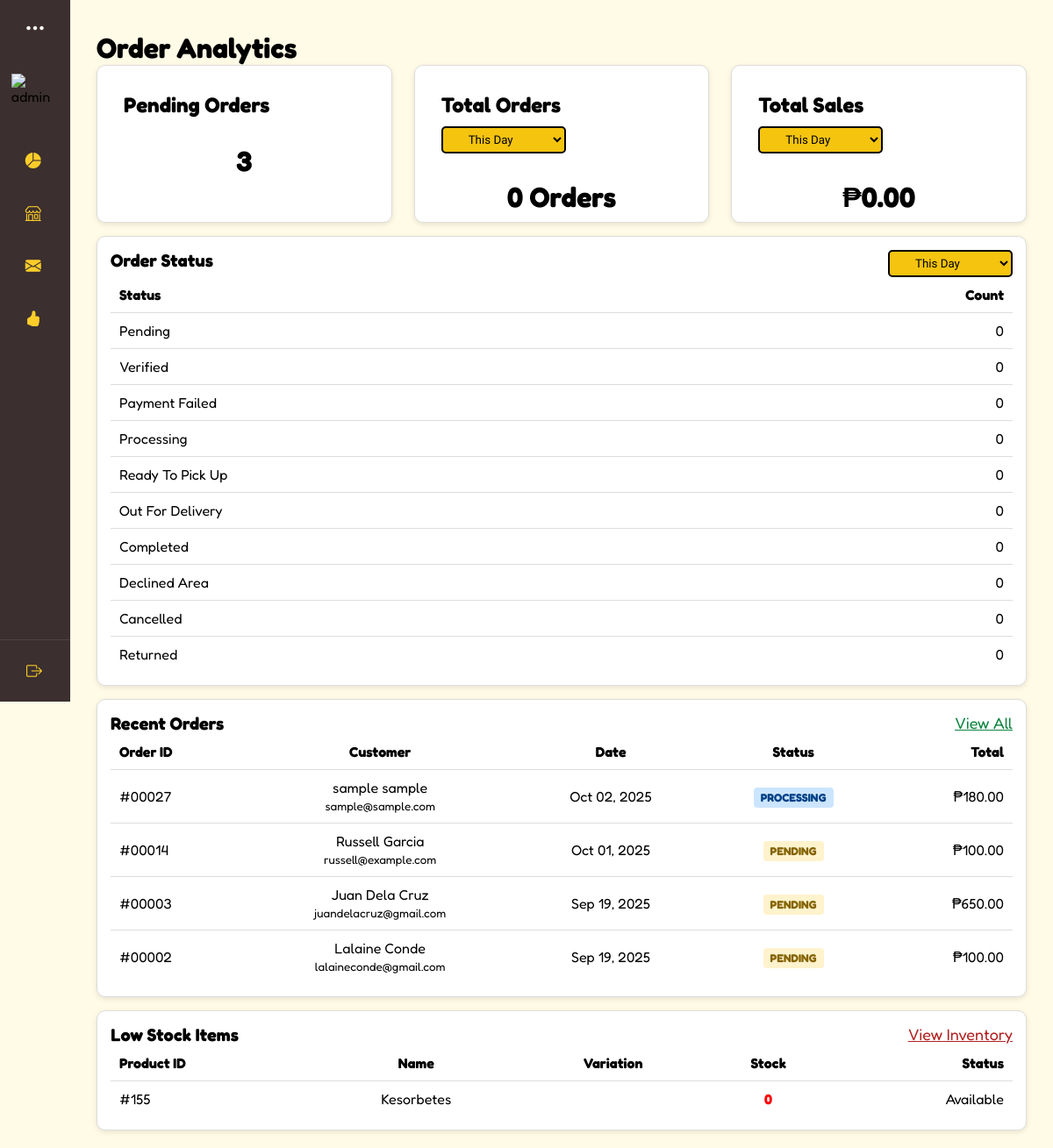
Screenshot of /interfaces/admin/index.php (signed in) with the database file from the repository.
### tables this page shows
CREATE TABLE `orders` (
  `o_id` int(11) NOT NULL,
  `c_id` int(11) NOT NULL,
  `handled_by` int(11) NOT NULL,
  `order_date` datetime DEFAULT current_timestamp(),
  `total_amount` decimal(10,2) NOT NULL,
  `payment_method` varchar(50) DEFAULT 'cash',
  `proof_of_payment` varchar(255) DEFAULT NULL,
  `order_status` enum('pending','verified','payment-failed','processing','ready-to-pick-up','out-for-delivery','completed','declined-area','cancelled','returned') DEFAULT 'pending',
  `delivery_address` varchar(255) NOT NULL,
  `owner_id` int(11) NOT NULL,
  `order_type` enum('delivery','pickup') DEFAULT 'delivery',
  `reference_number` varchar(30) NOT NULL
);

CREATE TABLE `customers` (
  `c_id` int(11) NOT NULL,
  `fullname` varchar(255) NOT NULL,
  `phone_number` varchar(15) NOT NULL,
  `email` varchar(255) NOT NULL,
  `address` varchar(255) NOT NULL
);

CREATE TABLE `products` (
  `product_id` int(11) NOT NULL,
  `product_name` varchar(150) NOT NULL,
  `variation_size` varchar(50) DEFAULT NULL,
  `description` text DEFAULT NULL,
  `price` decimal(10,2) NOT NULL,
  `stock_qty` int(11) DEFAULT 0,
  `category` varchar(100) NOT NULL,
  `product_image` varchar(255) DEFAULT NULL,
  `category_id` int(11) DEFAULT NULL,
  `store_id` int(11) DEFAULT NULL,
  `owner_id` int(11) NOT NULL,
  `owner_type` enum('admin','superadmin') NOT NULL,
  `date_added` timestamp NOT NULL DEFAULT current_timestamp(),
  `updated_at` timestamp NOT NULL DEFAULT current_timestamp() ON UPDATE current_timestamp(),
  `status` enum('available','out-of-stock') DEFAULT 'available'
);

### interfaces/admin/index.php (the view, shortened to what this page needs)
<?php
require '../../connection.php';
include ('../../includes/admin-dashboard.php');
$admin_id = (int)$_SESSION['admin_id'];
$pending = $connection->query("
    SELECT COUNT(*) AS total
    FROM orders o
    WHERE o.order_status = 'pending'
      AND o.owner_id = $admin_id
")->fetch_assoc()['total'];
$orders_day = $connection->query("
    SELECT COUNT(*) AS total
    FROM orders o
    WHERE DATE(o.order_date) = CURDATE()
      AND o.owner_id = $admin_id
")->fetch_assoc()['total'];
$sales_day = $connection->query("
    SELECT COALESCE(SUM(total_amount), 0) AS total
    FROM orders
    WHERE order_status = 'completed'
      AND DATE(order_date) = CURDATE()
      AND owner_id = $admin_id
")->fetch_assoc()['total'];
$all_statuses = [
    'pending' => 0,
    'verified' => 0,
    'payment-failed' => 0,
    'processing' => 0,
    'ready-to-pick-up' => 0,
    'out-for-delivery' => 0,
    'completed' => 0,
    'declined area' => 0,
    'cancelled' => 0,
    'returned' => 0
];
$statuses_day = $all_statuses;
$recent_orders_q = $connection->query("
    SELECT o.o_id, o.order_date, o.order_status, o.total_amount, o.order_type,
           c.fullname, c.email
    FROM orders o
    LEFT JOIN customers c ON o.c_id = c.c_id
    WHERE owner_id = $admin_id
    ORDER BY order_date DESC
    LIMIT 5
");
$recent_orders = [];
while ($row = $recent_orders_q->fetch_assoc()) {
    $recent_orders[] = $row;
}
$low_stock_q = $connection->query("
    SELECT product_id, product_name, variation_size, stock_qty, status, updated_at
    FROM products
    WHERE owner_id = $admin_id
      AND stock_qty <= 5
      AND status = 'available'
    ORDER BY stock_qty ASC, updated_at DESC
    LIMIT 5
");
$low_stock = [];
while ($row = $low_stock_q->fetch_assoc()) {
    $low_stock[] = $row;
}
?>
<!DOCTYPE html>
<html lang="en">
<head>
  <link rel="stylesheet" href="https://cdn.jsdelivr.net/npm/bootstrap-icons/font/bootstrap-icons.css" />
  <link rel="stylesheet" href="../../css/admin.css"/>
</head>
<body>
<div class="box" id="overview-content">
  <h1>Order Analytics</h1>
  <div class="overview-container">
    <div class="cards overview-row">
      <div class="card">
        <h4 class="card-header">Pending Orders</h4>
        <p><?= $pending; ?></p>
      </div>
      <div class="card">
        <div class="card-header">
          <h4 class="card-header">Total Orders</h4>
          <select class="orders-select" onchange="showOrders(this.value)">
            <option value="day">This Day</option>
          </select>
        </div>
        <div id="orders_day" class="orders-section"><p><?= $orders_day; ?> Orders</p></div>
      </div>
      <div class="card">
        <div class="card-header">
          <h4 class="card-header">Total Sales</h4>
          <select class="sales-select" onchange="showSales(this.value)">
            <option value="day">This Day</option>
          </select>
        </div>
        <div id="sales_day" class="sales-section"><p>₱<?= number_format($sales_day, 2); ?></p></div>
      </div>
    </div>
    <div class="table-card">
      <div class="card-header">
        <h2>Order Status</h2>
        <select class="order-status-select" onchange="showStatus(this.value)">
          <option value="day">This Day</option>
        </select>
      </div>
      <div id="status_day" class="status-section">
        <table class="table-order-status">
          <thead>
            <tr><th>Status</th><th>Count</th></tr>
          </thead>
          <tbody>
          <?php foreach ($statuses_day as $status => $total): ?>
            <tr>
              <td><?= ucwords(str_replace('-', ' ', $status)); ?></td>
              <td><?= $total; ?></td>
            </tr>
          <?php endforeach; ?>
          </tbody>
        </table>
      </div>
    </div>
<div class="table-card">
  <div class="card-header">
    <h2>Recent Orders</h2>
    <a href="orders.php" style="font-size:0.9em; color:#0D8540;">View All</a>
  </div>
  <table class="table-order-status">
    <thead>
      <tr>
        <th>Order ID</th>
        <th>Customer</th>
        <th>Date</th>
        <th>Status</th>
        <th>Total</th>
      </tr>
    </thead>
    <tbody>
      <?php if (empty($recent_orders)): ?>
        <tr><td colspan="5" style="text-align:center;">No recent orders</td></tr>
      <?php else: ?>
        <?php foreach ($recent_orders as $order): ?>
          <tr>
            <td>#<?= str_pad($order['o_id'], 5, '0', STR_PAD_LEFT); ?></td>
            <td><?= htmlspecialchars($order['fullname'] ?: 'Guest Customer'); ?><br>
                <small><?= htmlspecialchars($order['email']); ?></small>
            </td>
            <td><?= date('M d, Y', strtotime($order['order_date'])); ?></td>
            <td><span class="status <?= htmlspecialchars(strtolower($order['order_status'])); ?>">
                <?= ucfirst($order['order_status']); ?>
            </span></td>
            <td>₱<?= number_format($order['total_amount'], 2); ?></td>
          </tr>
        <?php endforeach; ?>
      <?php endif; ?>
    </tbody>
  </table>
</div>
<div class="table-card">
  <div class="card-header">
    <h2>Low Stock Items</h2>
    <a href="inventory.php" style="font-size:0.9em; color:#B22222;">View Inventory</a>
  </div>
  <table class="table-order-status">
    <thead>
      <tr>
        <th>Product ID</th>
        <th>Name</th>
        <th>Variation</th>
        <th>Stock</th>
        <th>Status</th>
      </tr>
    </thead>
    <tbody>
      <?php if (empty($low_stock)): ?>
        <tr><td colspan="5" style="text-align:center;">No low stock items</td></tr>
      <?php else: ?>
        <?php foreach ($low_stock as $item): ?>
          <tr>
            <td>#<?= $item['product_id']; ?></td>
            <td><?= htmlspecialchars($item['product_name']); ?></td>
            <td><?= htmlspecialchars($item['variation_size']); ?></td>
            <td style="color:<?= $item['stock_qty'] <= 2 ? 'red' : 'orange'; ?>; font-weight:bold;">
                <?= $item['stock_qty']; ?>
            </td>
            <td><?= ucfirst($item['status']); ?></td>
          </tr>
        <?php endforeach; ?>
      <?php endif; ?>
    </tbody>
  </table>
</div>
  </div>
</div>
</body>
</html>

### css/admin.css (style rules this page uses)
* { box-sizing: border-box; margin: 0; padding: 0; font-family: 'Fredoka', sans-serif; }
body { display: flex; align-items: start; justify-content: flex-start; margin: 0; padding: 0; }
#overview-content { height: 100%; margin-top: 15px; width: 100%; padding: 20px 30px; overflow-x: hidden; }
.overview-container { display: flex; flex-direction: column; align-items: center; justify-content: center; font-size: 20px; width: 100%; border-radius: 20px; }
.overview-row { display: flex; flex-direction: row; width: 100%; flex-wrap: wrap; gap: 25px; }
.overview-row .card { flex: 1; min-width: 250px; height: 180px; padding: 30px; }
.cards { gap: 25px; }
.card { background: #fff; border: 1px solid #ddd; border-radius: 10px; padding: 15px; text-align: center; box-shadow: 0 2px 6px rgba(0,0,0,0.1); }
.card h4 { margin: 0; font-size: 24px; font-weight: bold; }
.card p { color: #000; margin-top: 30px; font-size: 32px; font-weight: bold; }
.table-card { width: 100%; background: #fff; border: 1px solid #ddd; border-radius: 10px; padding: 15px; text-align: center; box-shadow: 0 2px 6px rgba(0,0,0,0.1); margin-top: 15px; overflow-x: auto; }
.card-header { display: flex; flex-direction: row; justify-content: space-between; width: 100%; flex-wrap: wrap; gap: 10px; }
.card-header h2 { margin: 0; font-size: 20px; }
.card-header .orders-select, .card-header .sales-select, .card-header .order-status-select, .card-header .table-inventory { margin: 0; display: flex; align-items: center; gap: 8px; border: 2px solid black; border-radius: 5px; background-color: #F4C40F; padding: 5px 25px; font-family: "Lilita One", sans-serif; }
.table-order-status { width: 100%; border-collapse: collapse; font-size: 16px; min-width: 700px; }
.table-order-status th, .table-order-status td { padding: 10px; border-bottom: 1px solid #ddd; }
.table-order-status th:first-child, .table-order-status td:first-child { text-align: left; }
.table-order-status th:last-child, .table-order-status td:last-child { text-align: right; }
.table-order-status th { font-weight: bold; }
.table-order-status tr:last-child td { border-bottom: none; }
* { margin: 0; padding: 0; box-sizing: border-box; }
body { background-color: var(--beige); font-family: 'Poppins', sans-serif; }
.status { padding: 5px 10px; border-radius: 20px; font-weight: 500; text-transform: capitalize; font-size: 14px; }
.status.pending { background-color: #fff3cd; color: #856404; }
.status.processing { background-color: #cce5ff; color: #004085; }
.status { padding: 4px 8px; border-radius: 4px; font-size: 0.8rem; font-weight: bold; text-transform: uppercase; }

### css/colors.css (style rules this page uses)
:root { --bg-white: #FFFCF6; --bg-beige: #FFFBE6; --bg-cocoa: #3B2F2F; --bg-green: #347928; --bg-mint: #C0EBA6; --bg-yellow: #FCCD2A; --green: #347928; --black: #0D0E0E; --white: #FFFCF6; --yellow: #FCCD2A; --beige: #FFFBE6; --mint: #C0EBA6; --brown: #5E503F; --gray: #404040; --cocoa: #3B2F2F; --btn-yellow: #FCCD2A; --btn-green: #347928; --btn-red: #A7C957; }

### rows the page displays
orders: o_id "00027", c.fullname "sample sample", c.email "sample@sample.com", order_date "Oct 02, 2025", order_status "PROCESSING", total_amount "180.00"
orders: o_id "00014", c.fullname "Russell Garcia", c.email "russell@example.com", order_date "Oct 01, 2025", order_status "PENDING", total_amount "100.00"
orders: o_id "00003", c.fullname "Juan Dela Cruz", c.email "juandelacruz@gmail.com", order_date "Sep 19, 2025", order_status "PENDING", total_amount "650.00"
orders: o_id "00002", c.fullname "Lalaine Conde", c.email "lalaineconde@gmail.com", order_date "Sep 19, 2025", order_status "PENDING", total_amount "100.00"
products: product_id "155", product_name "Kesorbetes", stock_qty "0", status "Available"

### other values shown
$pending "3"
$orders_day "0"
$sales_day "0.00"
str_replace('-', ' ', $status) "Pending"
$total "0"
str_replace('-', ' ', $status) "Verified"
str_replace('-', ' ', $status) "Payment Failed"
str_replace('-', ' ', $status) "Processing"
str_replace('-', ' ', $status) "Ready To Pick Up"
str_replace('-', ' ', $status) "Out For Delivery"
str_replace('-', ' ', $status) "Completed"
str_replace('-', ' ', $status) "Declined Area"
str_replace('-', ' ', $status) "Cancelled"
str_replace('-', ' ', $status) "Returned"
